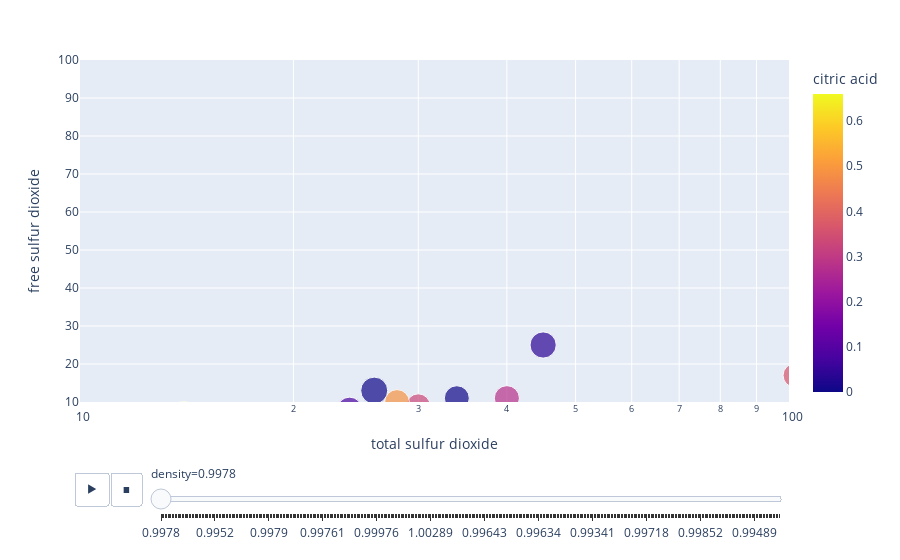

This figure's notebook cell:
### Code cell
px.scatter(
    df,x="total sulfur dioxide",y='free sulfur dioxide',
    animation_frame='density',
    animation_group='alcohol',
    size='chlorides',
    color='citric acid',
    log_x=True,size_max=50,range_x=[10,100],range_y=[10,100]
)
